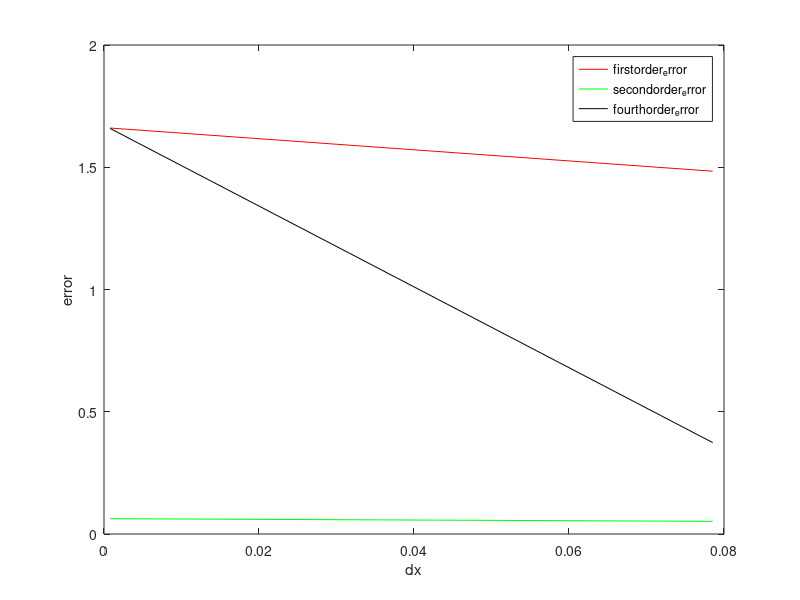

Source code (MATLAB):
clear all
clc
close all 
x=pi/3;
dx=[pi/4000 pi/40];
analytical_solution=(x^3*cos(x)-sin(x)*x^2)/6;
a=sin(x)/x^3;
for i=1:2
b=sin(x+dx(i))/(x+dx(i))^3;
c=sin(x-dx(i))/(x-dx(i))^3;
first_order(i)=(b-a)/dx(i)
firstorder_error(i)=abs(first_order(i)-analytical_solution)
second_order(i)=(b-c)/2*dx(i)
second_ordererror(i)=abs(second_order(i)-analytical_solution)
fourth_order(i)=sin(x-2*dx(i))/(x-2*dx(i))^2-8*c+8*b+sin(x+2*dx(i))/(x+2*dx(i))
fourtherror(i)=abs(fourth_order(i)-analytical_solution)
end
figure(1)
plot(dx,firstorder_error,'color','r')
hold on
plot(dx,second_ordererror,'color','g')
hold on
plot(dx,fourtherror,'color','k')
xlabel('dx')
ylabel('error')
legend('firstorder_error','secondorder_error','fourthorder_error')
slope_first_order=diff(firstorder_error)/diff(dx)
slope_second_order=diff(second_ordererror)/diff(dx)
slope_fourth_order=diff(fourtherror)/diff(dx)
